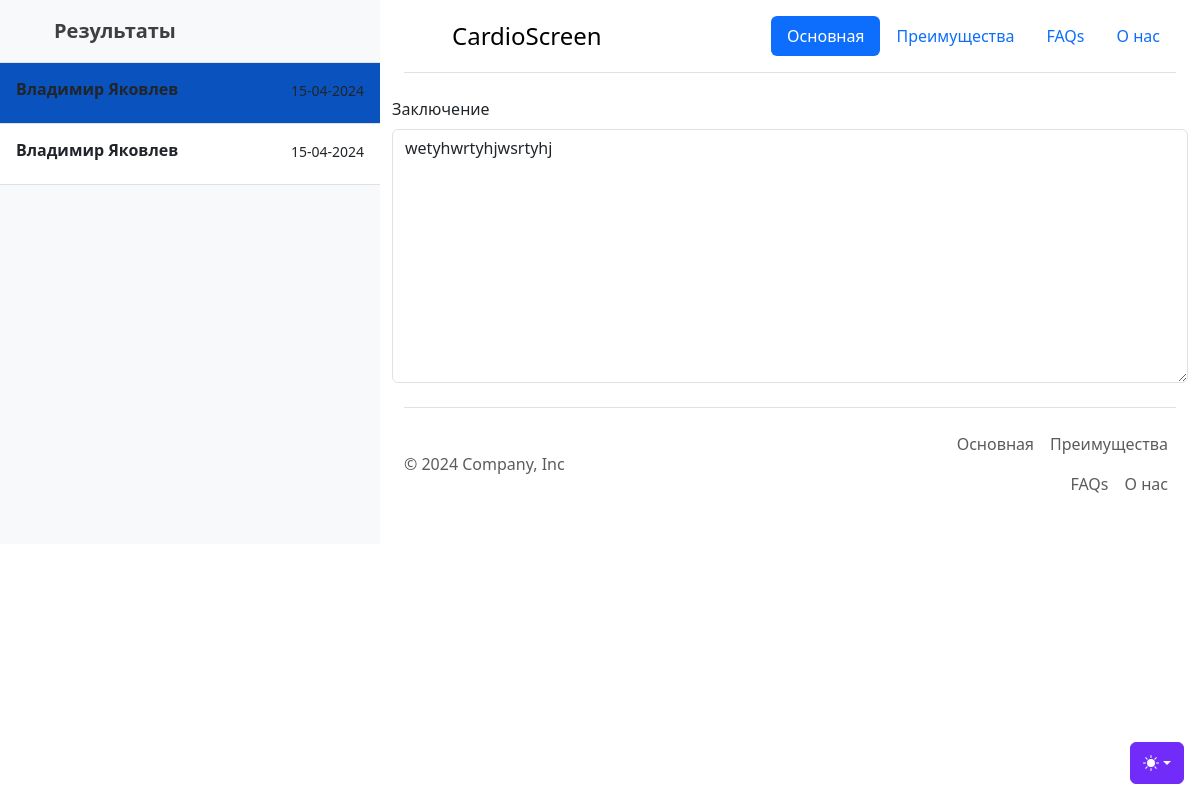
The app's page /10/29 with its own data.
### tables this page shows
CREATE TABLE Queue (id INTEGER NOT NULL UNIQUE PRIMARY KEY AUTOINCREMENT, account_id INTEGER NOT NULL, data TEXT NOT NULL, date TEXT NOT NULL, finished BOOLEAN NOT NULL DEFAULT (0), conclusion TEXT, llm_pred TEXT, fft);

### app.py (the view)
@app.route('/<int:account_id>/<int:id>', methods=['GET', 'POST'])
def profile_account_id(account_id, id):
    tasks = get_q(False, account_id)
    conn = sqlite3.connect('Users.db')
    cur = conn.cursor()
    cur.execute(('''SELECT conclusion FROM Queue WHERE id = '{}';''').format(id))
    stroka = cur.fetchone()[0]
    return render_template('profile.html', tasks=tasks, id=id, stroka=stroka)

### app.py (called while the page is built)
def get_q(is_1, acc_id=0):
    conn = sqlite3.connect('Users.db')
    if is_1:
        df = pd.read_sql_query("SELECT * FROM Queue WHERE finished=0", conn)
    else:
        df = pd.read_sql_query(f"SELECT * FROM Queue WHERE finished=1 AND account_id={acc_id}", conn)
    records = df.to_dict(orient='records')
    cur = conn.cursor()
    if len(records) == 0:
        return []
    for i in records:
        cur.execute(('''SELECT name,surname FROM Auth WHERE id = '{}';''').format(i["account_id"]))
        skin = cur.fetchall()
        i["name"] = skin[0][0] + " " + skin[0][1]
    for record in records:
        record['fft'] = record['fft'].split(',')
        record["data"] = eval(record["data"])
        record["data"] = {key: int(float(value) * 100) for key, value in record["data"].items() if float(value) > 0}
        record["data"] = dict(sorted(record["data"].items()))
    return records

### templates/profile.html (shortened to what this page needs)
{% extends "Upload.html" %}
{% block body_2 %}
    <div class="mb-3">
        <label for="exampleFormControlTextarea1" class="form-label">Заключение</label>
        <textarea class="form-control" id="exampleFormControlTextarea1" rows="10"
                  name="conclusion">{{ stroka }}</textarea>
    </div>
{% endblock %}

### templates/Upload.html (shortened to what this page needs)
{% extends "main.html" %}
{% block name_list %}
    <span class="fs-5 fw-semibold">Результаты</span>
{% endblock %}
{% block condition %}
    {% for task in tasks %}
        {% if task.id==id %}
            {% set  ns.account_id=task.id %}
            {% set  ns.index=tasks.index(task) %}
            <a href="{{ task.id }}" class="list-group-item list-group-item-action py-3 lh-sm"
               aria-current="true" style="background: #0a53be">
        {% else %}
            <a href="{{ task.id }}" class="list-group-item list-group-item-action py-3 lh-sm">
        {% endif %}
    <div class="d-flex w-100 align-items-center justify-content-between">
        <strong class="mb-1">{{ task.name }}</strong>
        <small>{{ task.date }}</small>
    </div>
    </a>
    {% endfor %}
{% endblock %}

### records on screen
Queue: name "Владимир Яковлев", date "15-04-2024", conclusion "wetyhwrtyhjwsrtyhj"
Queue: name "Владимир Яковлев", date "15-04-2024"
